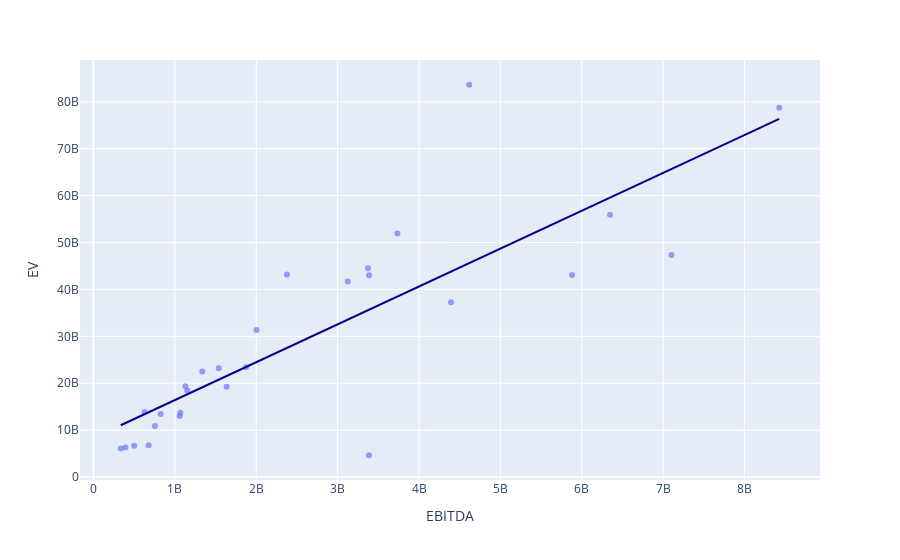

Notebook code for this chart:
### Markdown cell above
an increase in  EBITDA (x) of 1 million USD leads on average to an increase in the estimated enterprise value 
 EV head of 8238 * 10^6 USD.

### Code cell
import plotly.express as px

fig = px.scatter(
    df_Mat, x='EBITDA', y='EV', opacity=0.65,
    trendline='ols', trendline_color_override='darkblue'
)
fig
